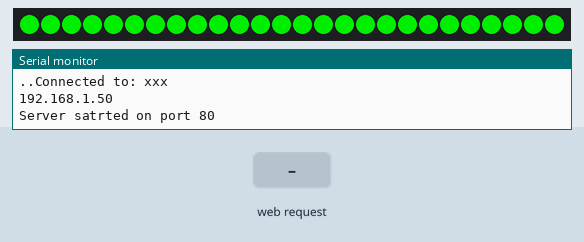
Simulated run of this sketch. Board: ESP8266 (NodeMCU). Shown: 26 RGB LEDs in strip order, left to right, the last lines printed to the serial monitor. Inputs (shaded band) come from the test bench. Dim RGB values are drawn brighter than linear; WiFi joins after 1.5 s; servers stay silent unless stated.

Above: at 2.98 s.
3.3 s: HTTP request GET /rainbow received
At 3.7 s:
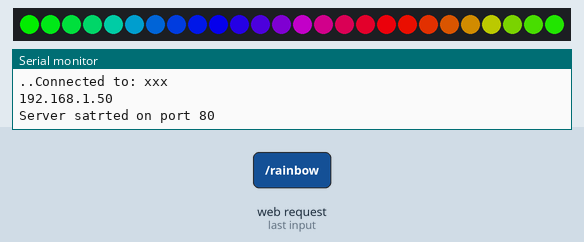
5.9 s: HTTP request GET / received
At 6.39 s:
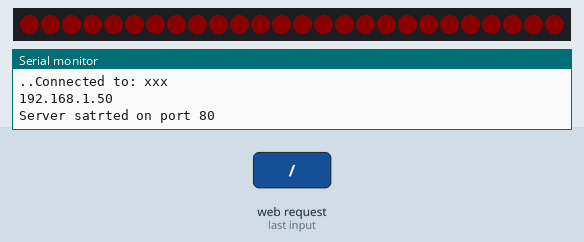
8.6 s: HTTP request GET /rainbow?mode=b received
At 9.09 s:
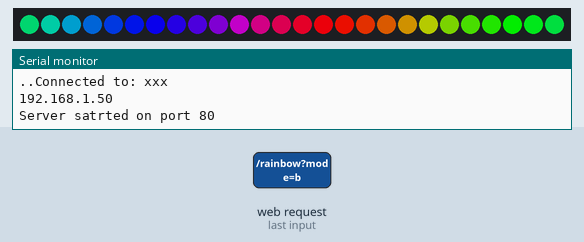
11.6 s: HTTP request GET /post received
At 13.9 s:
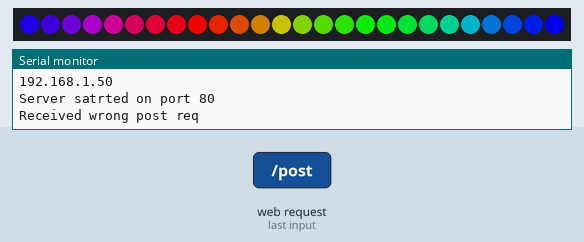
14.6 s: HTTP request GET /off received
At 15.3 s:
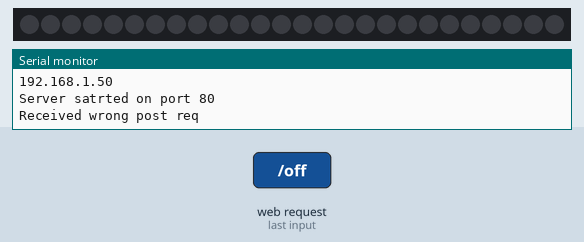
Timing chart, 0 to 17.1 s (numbered marks = the images above; inputs shaded):
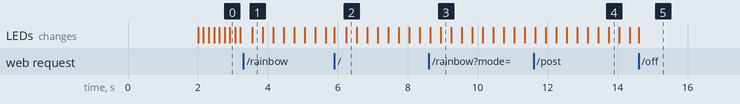

The sketch:

esp12-neo.ino
```cpp
#include <Wire.h>
#include "SSD1306Wire.h"
#include <WS2812FX.h>
#include <ESP8266WiFi.h>
#include <ESP8266WebServer.h>
#include <ArduinoJson.h>

#define SDA 13
#define SCL 12
#define ADDR 0x3c

#define LED_PIN 14
#define NUM_LED 26


// Server stuff
#define STATIC_IP
#ifdef STATIC_IP
  IPAddress ip(192,168,0,40); // Use whatever you like. This will be deprecated very soon!
  IPAddress gateway(192,168,0,1);
  IPAddress subnet(255,255,255,0);
#endif

#define TIMEOUT 15000
const char* ssid ="xxx"; // Write the ssid (string)
const char* pswd ="xxx: Return of Xander Cage"; // Write the password (string)

SSD1306Wire disp(ADDR, SDA, SCL);
WS2812FX fx = WS2812FX(NUM_LED, LED_PIN, NEO_GRBW+NEO_KHZ800);
ESP8266WebServer server(80);

unsigned long init_start;

void setup() {
  // put your setup code here, to run once:
  //disp.init();
  Serial.begin(115200);
  fx.init();
  fx.setBrightness(200);
  fx.setSpeed(300);
  fx.setMode(1); // Rainbow cycle
  fx.start();
  Serial.println("\nStarting WiFi");
  wifi_setup();
/*
#####################################################
#  Webserver Functions                              #
#####################################################
*/
  server.on("/", handleRoot);
  server.on("/rainbow", handle12);
  server.on("/off", off);
  server.on("/post", HTTP_GET, handlePost);
  server.onNotFound(noHandle);
  server.begin();
  Serial.println("Server satrted on port 80");
}

void wifi_setup(){
  WiFi.mode(WIFI_STA);
  WiFi.begin(ssid, pswd);
  #ifdef STATIC_IP
    WiFi.config(ip, gateway, subnet);
  #endif

  while(WiFi.status() != WL_CONNECTED){
    delay(1000);
    Serial.print(".");
  }
  Serial.print("Connected to: "); Serial.println(ssid);
  fx.setColor(0x00FF00);
  Serial.println(WiFi.localIP());
}

void loop() {
  init_start = millis();
  server.handleClient();
  fx.service();
}

/* #####################################################
#  Webserver Functions
##################################################### */
void handleRoot(){
  server.send(200, "application/json", "\r\n\r\n{\"status\":\"OK\"}");
  fx.setMode(2);
  fx.setColor(0xFF0000);
}

void noHandle(){
  server.send(404, "application/json", "\r\n\r\n{\"status\":\"NOT_HERE!\"}");
}

void handle12(){
  fx.setMode(12);
  server.send(200, "application/json", "\r\n\r\n{\"status\":\"RAINBOW!\"}");
}

void off(){
  fx.setBrightness(0);
  server.send(200, "application/json", "\r\n\r\n{\"status\":\"OFF\"}");
}

void handlePost(){
  if(! server.hasArg("mode") || ! server.hasArg("value")
  || server.arg("mode")==NULL || server.arg("value")==NULL){
    server.send(400, "application/json", "\r\n\r\n{\"status\":\"NOT_OK_b\"}");
    Serial.println("Received wrong post req");
    return;
  }
  else
    Serial.print("Received: "+server.arg("mode")+"\t"+server.arg("value"));
  if(server.arg("mode")=="b"){
    fx.setBrightness(server.arg("value").toInt());
    server.send(200, "application/json", "\r\n\r\n{\"status\":\"OK_b\"}");
    //fx.setMode(0);
    }
  if(server.arg("mode")=="m" && server.hasArg("value")){
    fx.setMode(server.arg("value").toInt());
    fx.setColor(fx.Color(255,255,255,255));
    server.send(200, "application/json", "\r\n\r\n{\"status\":\"OK_m_0\"}");
  }
}
```

Measured:
- after the input at 3.3 s, the LEDs: change after 0.26 s (image 1)
- after the input at 5.9 s, the LEDs: first change at once (image 2 shows a later state)
- after the input at 8.6 s, the LEDs: first change after 0.05 s (image 3 shows a later state)
- after the input at 14.6 s, the LEDs: change at once (image 5)
